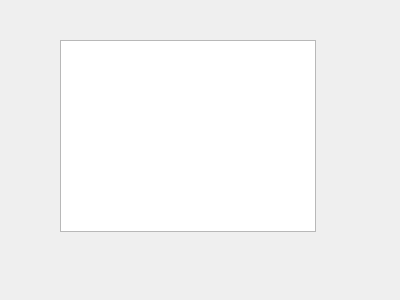
<?xml version="1.0" encoding="UTF-8"?>
<ui version="4.0">
 <class>aboutDialog</class>
 <widget class="QWidget" name="aboutDialog">
  <property name="geometry">
   <rect>
    <x>0</x>
    <y>0</y>
    <width>400</width>
    <height>300</height>
   </rect>
  </property>
  <widget class="QListView" name="listView">
   <property name="geometry">
    <rect>
     <x>60</x>
     <y>40</y>
     <width>256</width>
     <height>192</height>
    </rect>
   </property>
  </widget>
 </widget>
 <resources/>
 <connections/>
</ui>
